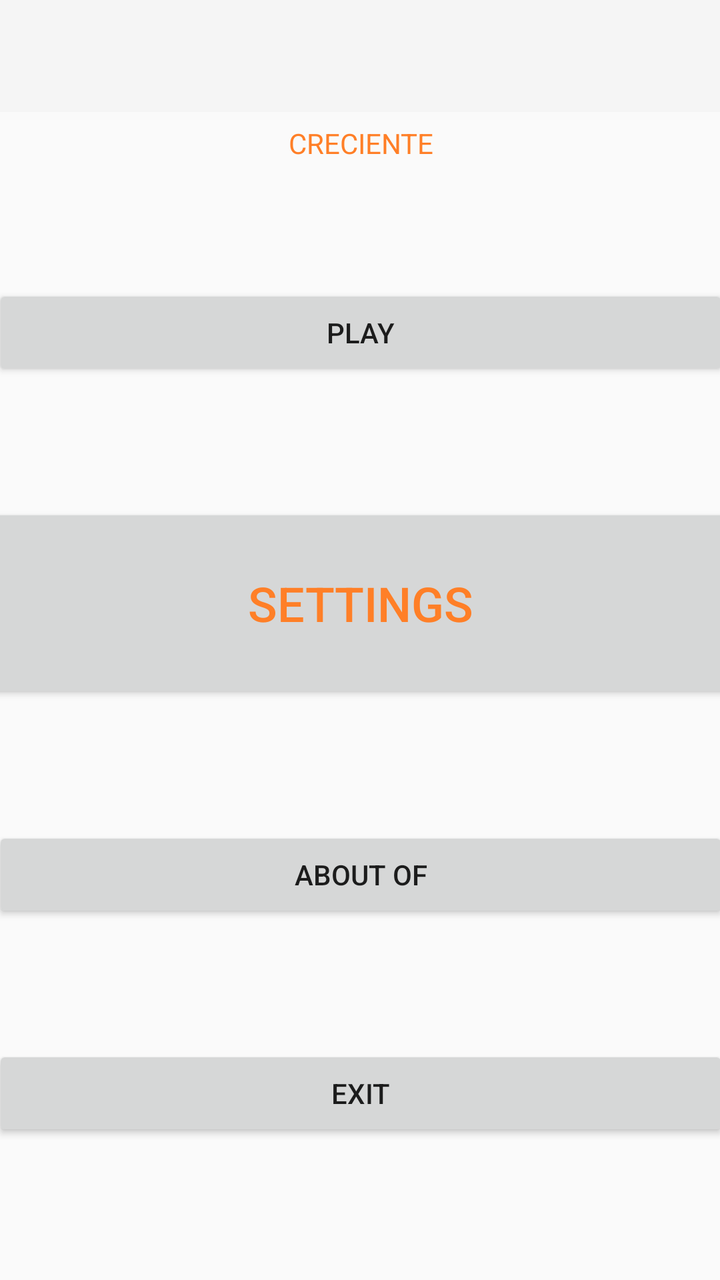
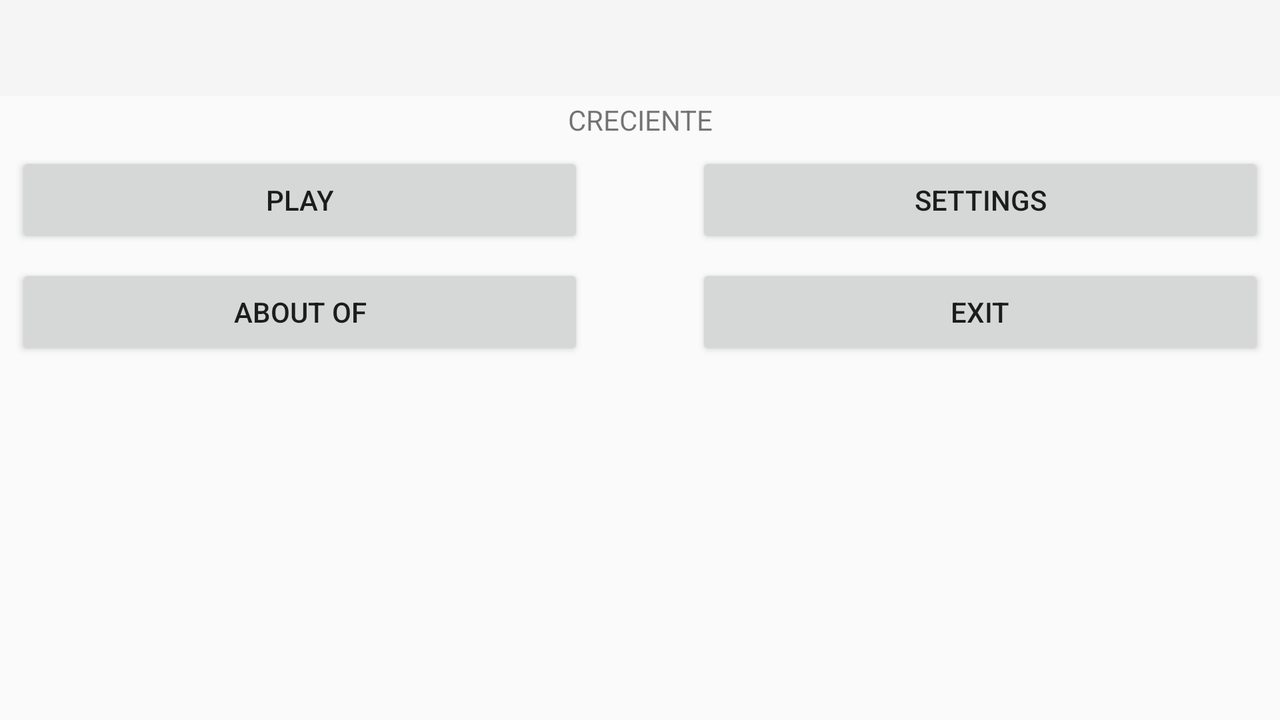

Compare how this app lays out the same screen by default and in its alternative resource folder. The renders come first, then the two layout files and the values they reference.
<!-- AndroidManifest.xml: activity theme MiTema -->
<!-- res/layout/activity_main.xml -->
<?xml version="1.0" encoding="utf-8"?>
<android.support.constraint.ConstraintLayout xmlns:android="http://schemas.android.com/apk/res/android"
    xmlns:app="http://schemas.android.com/apk/res-auto"
    xmlns:tools="http://schemas.android.com/tools"
    android:layout_width="match_parent"
    android:layout_height="match_parent"
    tools:context="com.pdm.P_55_Creciente_Pref.com.pdm.P_20_Creciente_02.MainActivity">

    <android.support.v7.widget.Toolbar
        android:id="@+id/toolbar"
        android:layout_width="match_parent"
        android:layout_height="wrap_content"
        android:background="?attr/colorPrimary"
        android:minHeight="?attr/actionBarSize"
        android:theme="?attr/actionBarTheme" />

    <TextView
        android:id="@+id/textView"
        android:layout_width="368dp"
        android:layout_height="wrap_content"
        android:layout_marginEnd="8dp"
        android:layout_marginLeft="8dp"
        android:layout_marginRight="8dp"
        android:layout_marginStart="8dp"
        android:text="@string/creciente"
        android:textAlignment="center"
        android:textColor="#FF7F27"
        app:layout_constraintLeft_toLeftOf="parent"
        app:layout_constraintRight_toRightOf="parent"
        tools:ignore="MissingConstraints"
        app:layout_constraintTop_toTopOf="parent"
        android:layout_marginTop="8dp"
        app:layout_constraintHorizontal_bias="0.5"
        app:layout_constraintBottom_toBottomOf="parent"
        android:layout_marginBottom="8dp"
        app:layout_constraintVertical_bias="0.089" />

    <Button
        android:id="@+id/button"
        android:layout_width="368dp"
        android:layout_height="wrap_content"
        android:layout_marginEnd="8dp"
        android:layout_marginLeft="8dp"
        android:layout_marginRight="8dp"
        android:layout_marginStart="8dp"
        android:text="@string/BUTTON"
        app:layout_constraintBottom_toTopOf="@+id/button4"
        app:layout_constraintLeft_toLeftOf="parent"
        app:layout_constraintRight_toRightOf="parent"
        app:layout_constraintTop_toBottomOf="@+id/button3"
        tools:text="@string/BUTTON" />

    <Button
        android:id="@+id/button2"
        android:layout_width="368dp"
        android:layout_height="wrap_content"
        android:layout_marginEnd="8dp"
        android:layout_marginLeft="8dp"
        android:layout_marginRight="8dp"
        android:layout_marginStart="8dp"
        android:text="@string/JUGAR"
        app:layout_constraintBottom_toTopOf="@+id/button3"
        app:layout_constraintLeft_toLeftOf="parent"
        app:layout_constraintRight_toRightOf="parent"
        app:layout_constraintTop_toBottomOf="@+id/textView" />

    <Button
        android:id="@+id/button3"
        android:layout_width="380dp"
        android:layout_height="100dp"
        android:layout_marginEnd="8dp"
        android:layout_marginLeft="8dp"
        android:layout_marginRight="8dp"
        android:layout_marginStart="8dp"
        android:text="@string/CONFIGURACION"
        android:textColor="#FF7F27"
        android:textSize="24sp"
        app:layout_constraintBottom_toTopOf="@+id/button"
        app:layout_constraintHorizontal_bias="0.5"
        app:layout_constraintLeft_toLeftOf="parent"
        app:layout_constraintRight_toRightOf="parent"
        app:layout_constraintTop_toBottomOf="@+id/button2"
        tools:text="@string/CONFIGURACION" />

    <Button
        android:id="@+id/button4"
        android:layout_width="368dp"
        android:layout_height="wrap_content"
        android:layout_marginBottom="8dp"
        android:layout_marginEnd="8dp"
        android:layout_marginLeft="8dp"
        android:layout_marginRight="8dp"
        android:layout_marginStart="8dp"
        android:text="@string/BUTTON4"
        app:layout_constraintBottom_toBottomOf="parent"
        app:layout_constraintLeft_toLeftOf="parent"
        app:layout_constraintRight_toRightOf="parent"
        app:layout_constraintTop_toBottomOf="@+id/button"
        tools:text="@string/BUTTON4" />
</android.support.constraint.ConstraintLayout>
<!-- resources referenced by this layout -->
<resources>
  <string name="BUTTON">ABOUT OF</string>
  <string name="BUTTON4">EXIT</string>
  <string name="CONFIGURACION">SETTINGS</string>
  <string name="JUGAR">PLAY</string>
  <string name="creciente">CRECIENTE</string>
  <style name="MiTema" parent="Theme.AppTheme.Light.NoActionBar" />
  <!-- from res/values-v21/ -->
  <style name="Theme.AppTheme.Light.NoActionBar" parent="Theme.AppCompat.Light.NoActionBar">
          <item name="android:statusBarColor">@color/colorAccent</item>
      </style>
  <color name="colorAccent">#7c8500</color>
</resources>
<!-- res/layout-land/activity_main.xml (the repository's variant of the layout above) -->
<!-- drawn on the phone turned sideways -->
<?xml version="1.0" encoding="utf-8"?>
<android.support.constraint.ConstraintLayout xmlns:android="http://schemas.android.com/apk/res/android"
    xmlns:app="http://schemas.android.com/apk/res-auto"
    xmlns:tools="http://schemas.android.com/tools"
    android:layout_width="match_parent"
    android:layout_height="match_parent"
    tools:context="com.pdm.P_55_Creciente_Pref.com.pdm.P_20_Creciente_02.MainActivity"
    tools:layout_editor_absoluteY="73dp"
    tools:layout_editor_absoluteX="0dp">

    <android.support.v7.widget.Toolbar
        android:id="@+id/toolbar"
        android:layout_width="match_parent"
        android:layout_height="wrap_content"
        android:background="?attr/colorPrimary"
        android:minHeight="?attr/actionBarSize"
        android:theme="?attr/actionBarTheme" />

    <TextView
        android:id="@+id/textView"
        android:layout_width="368dp"
        android:layout_height="wrap_content"
        android:text="@string/creciente"
        android:textAlignment="center"
        tools:ignore="MissingConstraints"
        app:layout_constraintTop_toTopOf="parent"
        android:layout_marginTop="8dp"
        android:layout_marginLeft="8dp"
        app:layout_constraintLeft_toLeftOf="parent"
        android:layout_marginRight="8dp"
        app:layout_constraintRight_toRightOf="parent"
        app:layout_constraintBottom_toBottomOf="parent"
        android:layout_marginBottom="8dp"
        app:layout_constraintVertical_bias="0.13" />

    <Button
        android:id="@+id/button"
        android:layout_width="284dp"
        android:layout_height="wrap_content"
        android:text="@string/BUTTON"
        tools:text="@string/BUTTON"
        android:layout_marginLeft="8dp"
        app:layout_constraintLeft_toLeftOf="parent"
        app:layout_constraintRight_toLeftOf="@+id/button4"
        android:layout_marginStart="8dp"
        android:layout_marginEnd="25dp"
        android:layout_marginRight="25dp"
        app:layout_constraintHorizontal_chainStyle="spread_inside"
        android:layout_marginTop="8dp"
        app:layout_constraintTop_toBottomOf="@+id/button2" />

    <Button
        android:id="@+id/button2"
        android:layout_width="284dp"
        android:layout_height="wrap_content"
        android:text="@string/JUGAR"
        app:layout_constraintRight_toLeftOf="@+id/button3"
        app:layout_constraintLeft_toLeftOf="parent"
        android:layout_marginLeft="8dp"
        android:layout_marginStart="8dp"
        android:layout_marginEnd="29dp"
        android:layout_marginRight="29dp"
        app:layout_constraintHorizontal_chainStyle="spread_inside"
        app:layout_constraintTop_toTopOf="parent"
        android:layout_marginTop="76dp" />

    <Button
        android:id="@+id/button3"
        android:layout_width="284dp"
        android:layout_height="wrap_content"
        android:text="@string/CONFIGURACION"
        tools:text="@string/CONFIGURACION"
        app:layout_constraintVertical_chainStyle="packed"
        app:layout_constraintRight_toRightOf="parent"
        app:layout_constraintLeft_toRightOf="@+id/button2"
        android:layout_marginRight="8dp"
        app:layout_constraintTop_toTopOf="parent"
        android:layout_marginTop="76dp"
        tools:ignore="RtlHardcoded" />

    <Button
        android:id="@+id/button4"
        android:layout_width="284dp"
        android:layout_height="wrap_content"
        android:text="@string/BUTTON4"
        tools:text="@string/BUTTON4"
        android:layout_marginStart="8dp"
        app:layout_constraintLeft_toRightOf="@+id/button"
        android:layout_marginLeft="8dp"
        android:layout_marginRight="8dp"
        app:layout_constraintRight_toRightOf="parent"
        android:layout_marginEnd="8dp"
        android:layout_marginTop="8dp"
        app:layout_constraintTop_toBottomOf="@+id/button3" />

</android.support.constraint.ConstraintLayout>
